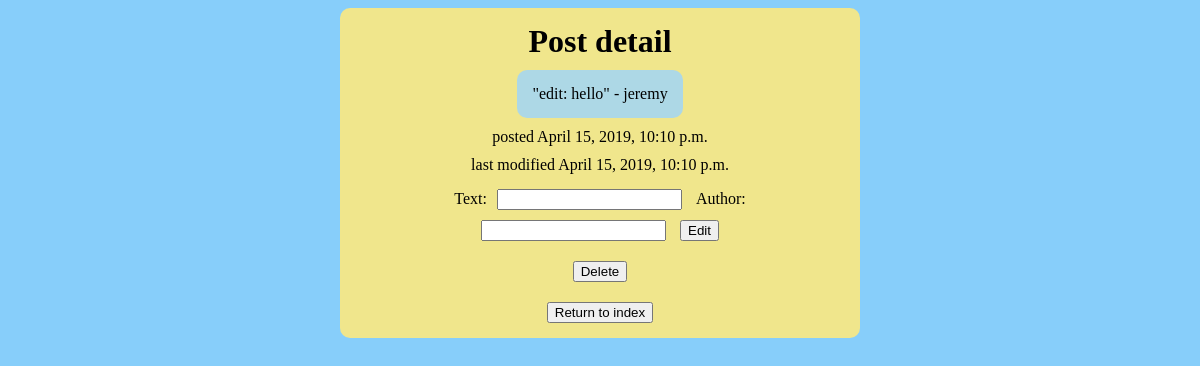
Page /detail/2 on the earlier database version.
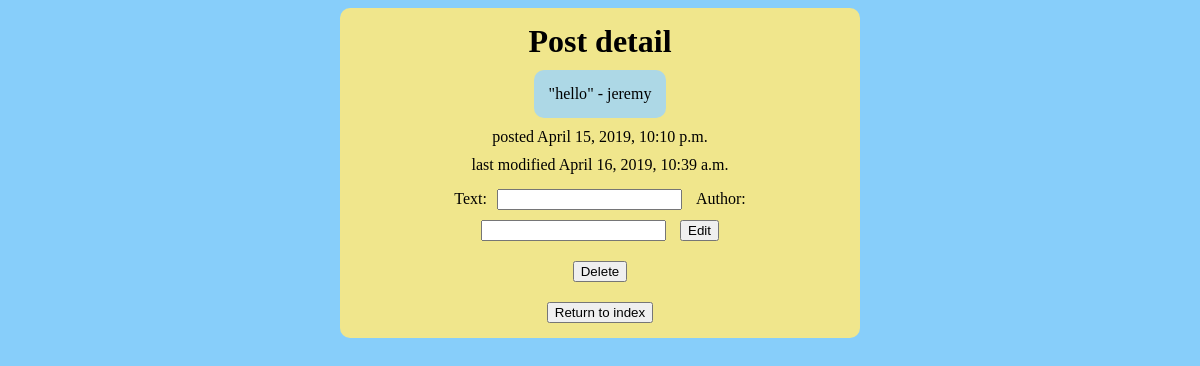
Same page on the later database version.
### poster/models.py (models this page shows, shortened)
class Post(models.Model):
    text = models.CharField(max_length=1000)
    author = models.CharField(max_length=100)
    timestamp = models.DateTimeField('date posted')
    mod_time = models.DateTimeField('date last modified')

### poster/views.py (the view, shortened to what this page needs)
# urls.py: path('detail/<int:pk>', views.PostView.as_view(), name='detail'),
class PostView(generic.DetailView):
    model = Post
    def get_context_data(self, **kwargs):
        context = super().get_context_data(**kwargs)
        context['form'] = PostForm()
        return context
    def get_queryset(self):
        return Post.objects.all()

### poster/forms.py
class PostForm(forms.Form):
    text = forms.CharField(label='Text', max_length=1000)
    author = forms.CharField(label='Author', max_length=100)

### poster/templates/poster/post_detail.html (shortened to what this page needs)
{% load static %}
<link rel="stylesheet" type="text/css" href="{% static 'poster/style.css' %}">
<div class='center'>
  <h1> Post detail </h1>
  <div class='block'>
    <p> "{{ post.text }}" - {{ post.author }} </p>
  </div>
  <p> posted {{ post.timestamp }} </p>
  <p> last modified {{ post.mod_time }} </p>
  <form action="{% url 'poster:detail' post.id %}" method="post">
    {{ form }}
    <input type="Submit" value="Edit">
  </form>
  <form action="{% url 'poster:delete' post.id %}" method="post">
      <input type="submit" value="Delete">
  </form>
  <a href="{% url 'poster:index' %}"> <button> Return to index </button> </a>
</div>

### poster/static/poster/style.css (style rules this page uses)
h1 { margin: 0; }
a { text-decoration: none; color: black; }
.center { margin: auto auto; display: flex; flex-direction: column; justify-content: space-around; align-items: center; background-color: khaki; padding: 10px; padding-bottom: 5px; border-radius: 10px; width: 500px; }
.block { padding: 10px; border-radius: 10px; background-color: lightblue; }
.center * { margin: 5px; }

Differences in the rows shown:
changed Post "jeremy": text "edit: hello" → "hello"; mod_time "April 15, 2019, 10:10 p.m." → "April 16, 2019, 10:39 a.m."
